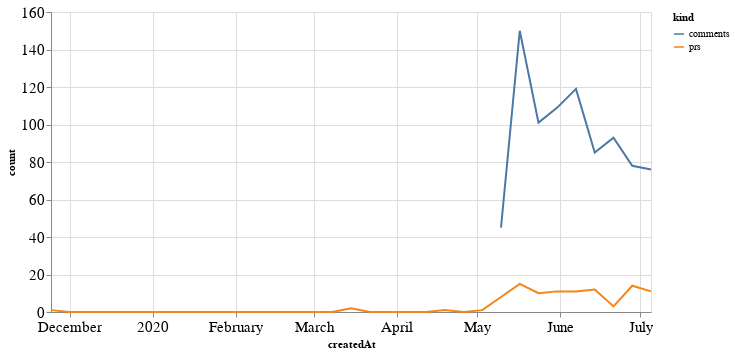

Notebook code cell kept with this figure:
### Code cell
alt.Chart(total_time, width=600).mark_line().encode(
    x='createdAt',
    y='count',
    color='kind'
)

### Figure 1 — Vega-Lite specification as saved in the notebook (floating-point values rounded to 4 significant figures)
{"config": {"axisLeft": {"labelFontSize": 15}, "axisBottom": {"labelFontSize": 15}}, "data": {"name": "data-e4ca8ecef48756cb6f1a3375343ce634"}, "mark": "line", "encoding": {"color": {"type": "nominal", "field": "kind"}, "x": {"type": "temporal", "field": "createdAt"}, "y": {"type": "quantitative", "field": "count"}}, "width": 600, "$schema": "https://vega.github.io/schema/vega-lite/v4.8.1.json", "datasets": {"data-e4ca8ecef48756cb6f1a3375343ce634": [{"createdAt": "2019-11-24T00:00:00", "kind": "prs", "count": 1.0}, {"createdAt": "2019-12-01T00:00:00", "kind": "prs", "count": 0.0}, {"createdAt": "2019-12-08T00:00:00", "kind": "prs", "count": 0.0}, {"createdAt": "2019-12-15T00:00:00", "kind": "prs", "count": 0.0}, {"createdAt": "2019-12-22T00:00:00", "kind": "prs", "count": 0.0}, {"createdAt": "2019-12-29T00:00:00", "kind": "prs", "count": 0.0}, {"createdAt": "2020-01-05T00:00:00", "kind": "prs", "count": 0.0}, {"createdAt": "2020-01-12T00:00:00", "kind": "prs", "count": 0.0}, {"createdAt": "2020-01-19T00:00:00", "kind": "prs", "count": 0.0}, {"createdAt": "2020-01-26T00:00:00", "kind": "prs", "count": 0.0}, {"createdAt": "2020-02-02T00:00:00", "kind": "prs", "count": 0.0}, {"createdAt": "2020-02-09T00:00:00", "kind": "prs", "count": 0.0}, {"createdAt": "2020-02-16T00:00:00", "kind": "prs", "count": 0.0}, {"createdAt": "2020-02-23T00:00:00", "kind": "prs", "count": 0.0}, {"createdAt": "2020-03-01T00:00:00", "kind": "prs", "count": 0.0}, {"createdAt": "2020-03-08T00:00:00", "kind": "prs", "count": 0.0}, {"createdAt": "2020-03-15T00:00:00", "kind": "prs", "count": 2.0}, {"createdAt": "2020-03-22T00:00:00", "kind": "prs", "count": 0.0}, {"createdAt": "2020-03-29T00:00:00", "kind": "prs", "count": 0.0}, {"createdAt": "2020-04-05T00:00:00", "kind": "prs", "count": 0.0}, {"createdAt": "2020-04-12T00:00:00", "kind": "prs", "count": 0.0}, {"createdAt": "2020-04-19T00:00:00", "kind": "prs", "count": 1.0}, {"createdAt": "2020-04-26T00:00:00", "kind": "prs", "count": 0.0}, {"createdAt": "2020-05-03T00:00:00", "kind": "prs", "count": 1.0}, {"createdAt": "2020-05-10T00:00:00", "kind": "prs", "count": 8.0}, {"createdAt": "2020-05-17T00:00:00", "kind": "prs", "count": 15.0}, {"createdAt": "2020-05-24T00:00:00", "kind": "prs", "count": 10.0}, {"createdAt": "2020-05-31T00:00:00", "kind": "prs", "count": 11.0}, {"createdAt": "2020-06-07T00:00:00", "kind": "prs", "count": 11.0}, {"createdAt": "2020-06-14T00:00:00", "kind": "prs", "count": 12.0}, {"createdAt": "2020-06-21T00:00:00", "kind": "prs", "count": 3.0}, {"createdAt": "2020-06-28T00:00:00", "kind": "prs", "count": 14.0}, {"createdAt": "2020-07-05T00:00:00", "kind": "prs", "count": 11.0}, {"createdAt": "2019-11-24T00:00:00", "kind": "comments", "count": null}, {"createdAt": "2019-12-01T00:00:00", "kind": "comments", "count": null}, {"createdAt": "2019-12-08T00:00:00", "kind": "comments", "count": null}, {"createdAt": "2019-12-15T00:00:00", "kind": "comments", "count": null}, {"createdAt": "2019-12-22T00:00:00", "kind": "comments", "count": null}, {"createdAt": "2019-12-29T00:00:00", "kind": "comments", "count": null}, {"createdAt": "2020-01-05T00:00:00", "kind": "comments", "count": null}, {"createdAt": "2020-01-12T00:00:00", "kind": "comments", "count": null}, {"createdAt": "2020-01-19T00:00:00", "kind": "comments", "count": null}, {"createdAt": "2020-01-26T00:00:00", "kind": "comments", "count": null}, {"createdAt": "2020-02-02T00:00:00", "kind": "comments", "count": null}, {"createdAt": "2020-02-09T00:00:00", "kind": "comments", "count": null}, {"createdAt": "2020-02-16T00:00:00", "kind": "comments", "count": null}, {"createdAt": "2020-02-23T00:00:00", "kind": "comments", "count": null}, {"createdAt": "2020-03-01T00:00:00", "kind": "comments", "count": null}, {"createdAt": "2020-03-08T00:00:00", "kind": "comments", "count": null}, {"createdAt": "2020-03-15T00:00:00", "kind": "comments", "count": null}, {"createdAt": "2020-03-22T00:00:00", "kind": "comments", "count": null}, {"createdAt": "2020-03-29T00:00:00", "kind": "comments", "count": null}, {"createdAt": "2020-04-05T00:00:00", "kind": "comments", "count": null}, {"createdAt": "2020-04-12T00:00:00", "kind": "comments", "count": null}, {"createdAt": "2020-04-19T00:00:00", "kind": "comments", "count": null}, {"createdAt": "2020-04-26T00:00:00", "kind": "comments", "count": null}, {"createdAt": "2020-05-03T00:00:00", "kind": "comments", "count": null}, {"createdAt": "2020-05-10T00:00:00", "kind": "comments", "count": 45.0}, {"createdAt": "2020-05-17T00:00:00", "kind": "comments", "count": 150.0}, {"createdAt": "2020-05-24T00:00:00", "kind": "comments", "count": 101.0}, {"createdAt": "2020-05-31T00:00:00", "kind": "comments", "count": 109.0}, {"createdAt": "2020-06-07T00:00:00", "kind": "comments", "count": 119.0}, {"createdAt": "2020-06-14T00:00:00", "kind": "comments", "count": 85.0}, {"createdAt": "2020-06-21T00:00:00", "kind": "comments", "count": 93.0}, {"createdAt": "2020-06-28T00:00:00", "kind": "comments", "count": 78.0}, {"createdAt": "2020-07-05T00:00:00", "kind": "comments", "count": 76.0}]}}
